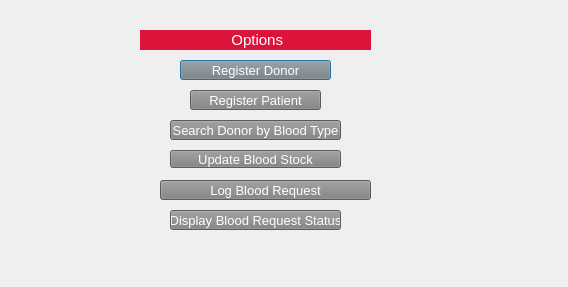
<?xml version="1.0" encoding="UTF-8"?>
<ui version="4.0">
 <class>OptionsDialog</class>
 <widget class="QDialog" name="OptionsDialog">
  <property name="geometry">
   <rect>
    <x>0</x>
    <y>0</y>
    <width>568</width>
    <height>287</height>
   </rect>
  </property>
  <property name="windowTitle">
   <string>Dialog</string>
  </property>
  <widget class="QPushButton" name="pushButton">
   <property name="geometry">
    <rect>
     <x>180</x>
     <y>60</y>
     <width>151</width>
     <height>20</height>
    </rect>
   </property>
   <property name="styleSheet">
    <string notr="true">QPushButton{
font-size:13px;
background: light gray;
color:white;
}</string>
   </property>
   <property name="text">
    <string>Register Donor</string>
   </property>
  </widget>
  <widget class="QPushButton" name="pushButton_2">
   <property name="geometry">
    <rect>
     <x>190</x>
     <y>90</y>
     <width>131</width>
     <height>20</height>
    </rect>
   </property>
   <property name="styleSheet">
    <string notr="true">QPushButton{
font-size:13px;
background: light gray;
color:white;
}</string>
   </property>
   <property name="text">
    <string>Register Patient</string>
   </property>
  </widget>
  <widget class="QPushButton" name="pushButton_3">
   <property name="geometry">
    <rect>
     <x>170</x>
     <y>120</y>
     <width>171</width>
     <height>20</height>
    </rect>
   </property>
   <property name="styleSheet">
    <string notr="true">QPushButton{
font-size:13px;
background: light gray;
color:white;
}</string>
   </property>
   <property name="text">
    <string>Search Donor by Blood Type</string>
   </property>
  </widget>
  <widget class="QPushButton" name="pushButton_4">
   <property name="geometry">
    <rect>
     <x>170</x>
     <y>150</y>
     <width>171</width>
     <height>18</height>
    </rect>
   </property>
   <property name="styleSheet">
    <string notr="true">QPushButton{
font-size:13px;
background: light gray;
color:white;
}</string>
   </property>
   <property name="text">
    <string>Update Blood Stock</string>
   </property>
  </widget>
  <widget class="QPushButton" name="pushButton_5">
   <property name="geometry">
    <rect>
     <x>160</x>
     <y>180</y>
     <width>211</width>
     <height>20</height>
    </rect>
   </property>
   <property name="styleSheet">
    <string notr="true">QPushButton{
font-size:13px;
background: light gray;
color:white;
}</string>
   </property>
   <property name="text">
    <string>Log Blood Request</string>
   </property>
  </widget>
  <widget class="QPushButton" name="pushButton_6">
   <property name="geometry">
    <rect>
     <x>170</x>
     <y>210</y>
     <width>171</width>
     <height>20</height>
    </rect>
   </property>
   <property name="styleSheet">
    <string notr="true">QPushButton{
font-size:13px;
background: light gray;
color:white;
}</string>
   </property>
   <property name="text">
    <string>Display Blood Request Status</string>
   </property>
  </widget>
  <widget class="QLabel" name="label">
   <property name="geometry">
    <rect>
     <x>140</x>
     <y>30</y>
     <width>231</width>
     <height>20</height>
    </rect>
   </property>
   <property name="styleSheet">
    <string notr="true">QLabel{
font-size:15px;
background: crimson;
color:white;
}</string>
   </property>
   <property name="text">
    <string>                      Options </string>
   </property>
  </widget>
 </widget>
 <resources/>
 <connections/>
</ui>
